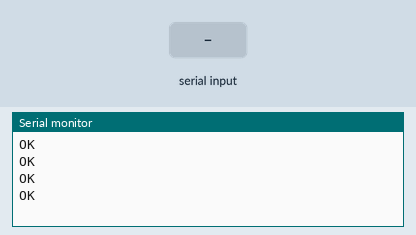
Simulated run of this sketch. Board: Arduino Uno, built with avr-gcc and run on an emulated ATmega328P. Shown: the last lines printed to the serial monitor. Inputs (shaded band) come from the test bench. The modem accepts every AT command (registered, SIM ready, sends succeed) and sends nothing else.

Above: at 1.2 s.
1.3 s: "1" received over the second serial link
At 2.2 s:
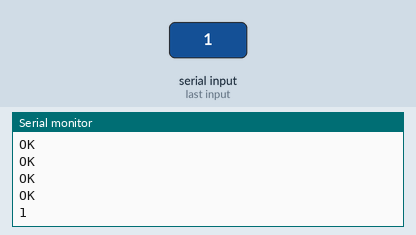
2.8 s: "0" received over the second serial link
At 3.4 s:
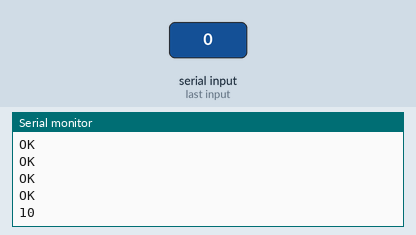

Measured:
- after the input at 1.3 s, the serial monitor: prints a new line at once (image 1)
- after the input at 2.8 s, the serial monitor: prints a new line at once (image 2)

The sketch:

Bluetooth_Name_change.ino
```cpp
// Engr Din Muhammad
//www.projexels.com

#include <SoftwareSerial.h>

SoftwareSerial BTSerial(11, 10);  // RX, Tx

void setup() {
 Serial.begin(9600);
 BTSerial.begin(9600);

 BTSerial.write("AT+DEFAULT\r\n");
 BTSerial.write("AT+RESET\r\n");
 BTSerial.write("AT+NAME mybluetoothname\r\n");    //replace mybluetoothname
 BTSerial.write("AT+ROLE1\r\n");
 BTSerial.write("AT+TYPE1"); //Simple pairing
}
void loop()
{
 if (BTSerial.available())
 Serial.write(BTSerial.read());
 if (Serial.available()){
 BTSerial.write(Serial.read());
 }
}
```
